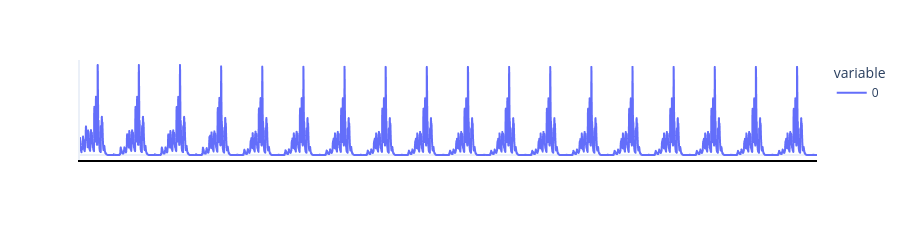

The cell this chart's notebook holds for it:
### Code cell
data["year"] = data.time 
fig = px.line(data.overland_flow.isel(time=slice(24, None, 24)))
# change the x axis to be in years

# change x and y axis labels
fig.update_xaxes(title="")
fig.update_yaxes(title="")
# remove x and y axis numbers
fig.update_xaxes(showticklabels=False)
fig.update_yaxes(showticklabels=False)

# remove background grid
fig.update_layout(
    xaxis=dict(
        showgrid=False,
        showline=True,
        linewidth=2,
        linecolor='black'
    ),
    yaxis=dict(
        showgrid=False,
        showline=True,
        linewidth=2,

    )
)
# set the height of the figure to be 400
fig.update_layout(height=200, width=900)

### Figure 1 — Plotly figure (JSON) as saved in the notebook; plotly's stock layout.template omitted (floating-point values rounded to 4 significant figures; data arrays with more than 128 entries replaced by an {"elided": "..."} marker saying what was removed)
{"data": [{"hovertemplate": "variable=0<br>index=%{x}<br>value=%{y}<extra></extra>", "legendgroup": "0", "line": {"color": "#636efa", "dash": "solid"}, "marker": {"symbol": "circle"}, "mode": "lines", "name": "0", "showlegend": true, "type": "scattergl", "x": {"elided": "6540 int values"}, "xaxis": "x", "y": {"elided": "6540 float values"}, "yaxis": "y"}], "layout": {"height": 200, "legend": {"title": {"text": "variable"}, "tracegroupgap": 0}, "margin": {"t": 60}, "width": 900, "xaxis": {"anchor": "y", "domain": [0, 1], "linecolor": "black", "linewidth": 2, "showgrid": false, "showline": true, "showticklabels": false, "title": {"text": ""}}, "yaxis": {"anchor": "x", "domain": [0, 1], "linewidth": 2, "showgrid": false, "showline": true, "showticklabels": false, "title": {"text": ""}}}}
